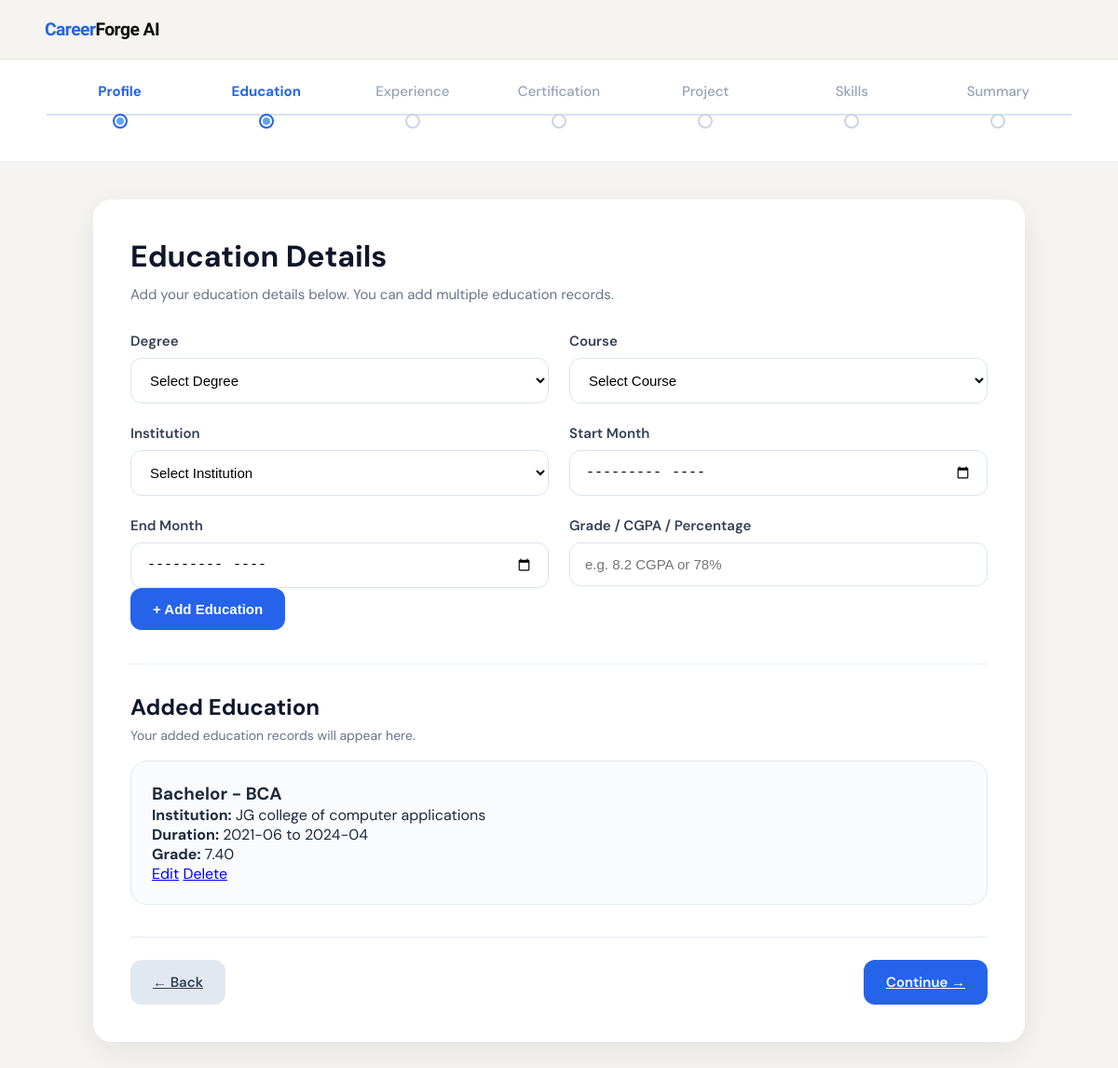
/education.html (signed in), run on an earlier commit of the app's database.
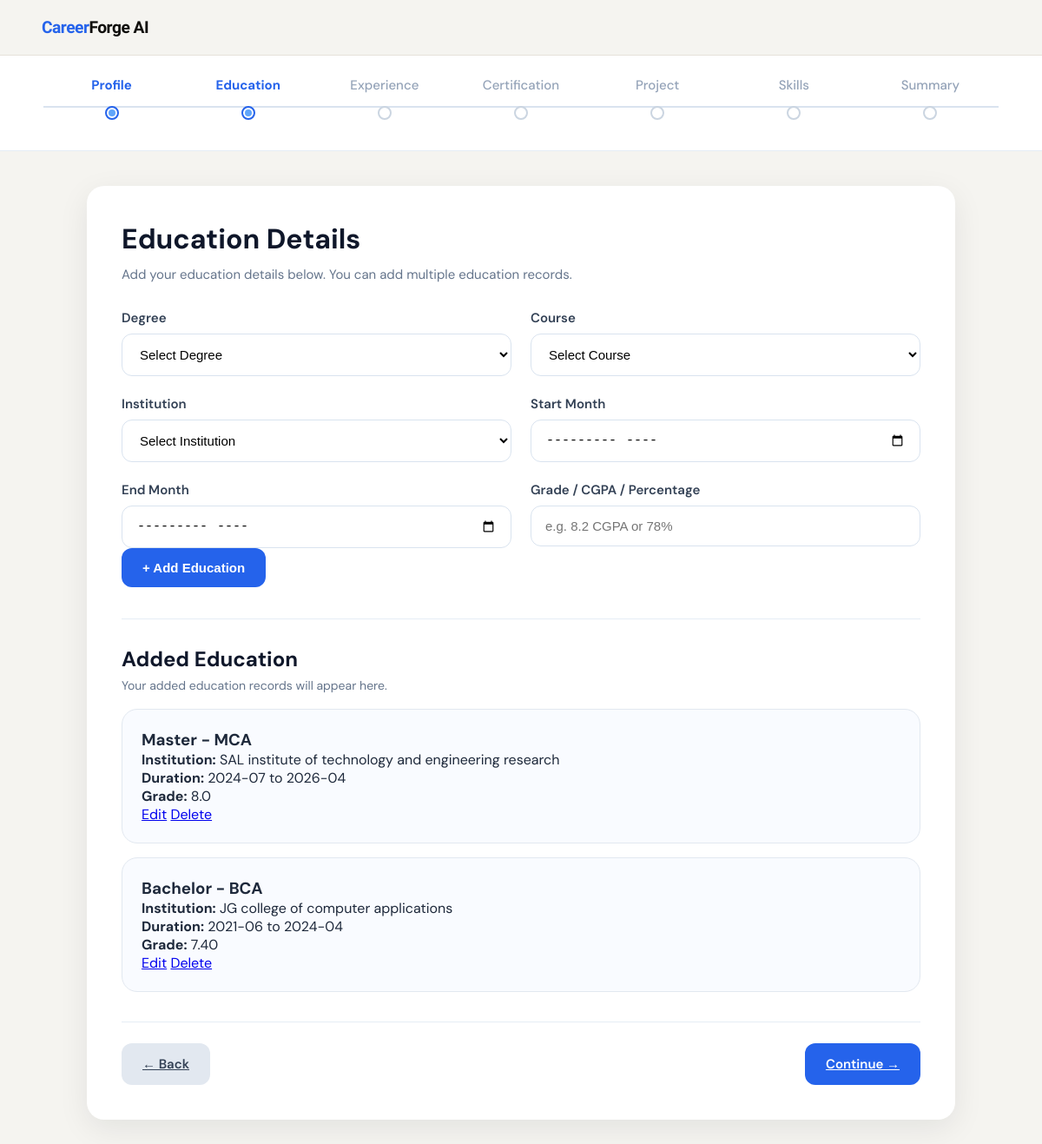
And on a later commit of the database.
### tables this page shows
CREATE TABLE education (
    id INTEGER PRIMARY KEY AUTOINCREMENT,
    user_id INTEGER NOT NULL,
    degree_id INTEGER,
    course_id INTEGER,
    institution_id INTEGER,
    location TEXT,
    start_month TEXT,
    end_month TEXT,
    grade TEXT, custom_degree TEXT, custom_course TEXT, custom_institution TEXT,
    FOREIGN KEY (user_id) REFERENCES users(id) ON DELETE CASCADE,
    FOREIGN KEY (degree_id) REFERENCES degree_master(id),
    FOREIGN KEY (course_id) REFERENCES course_master(id),
    FOREIGN KEY (institution_id) REFERENCES institute_master(id)
);

### main.py (the view)
@app.get("/education", response_class=HTMLResponse)
@app.get("/education_detail", response_class=HTMLResponse)
@app.get("/education.html", response_class=HTMLResponse)
def education_page(
    request: Request,
    edit_id: int | None = Query(None)
):
    user = require_login(request)
    if isinstance(user, RedirectResponse):
        return user
    education_list = get_education(user["id"])
    degree_list = get_degrees()
    course_list = get_all_courses()
    institution_list = get_all_institutes()
    edit_education = get_education_by_id(edit_id, user["id"]) if edit_id else None
    return templates.TemplateResponse(
        request,
        "education.html",
        {
            "request": request,
            "user": user,
            "education_list": education_list,
            "degree_list": degree_list,
            "course_list": course_list,
            "institution_list": institution_list,
            "edit_education": edit_education,
            "step": 2
        }
    )

### template/education.html (shortened to what the changed rows need)
<!DOCTYPE html>
<html lang="en">
<head>
    <link rel="stylesheet" href="/static/education.css">
</head>
<body>
    <div class="page-wrapper">
        <main class="main-section">
            <div class="education-card">
                <div class="card-header">
                    <h1>Education Details</h1>
                </div>
                <div class="saved-section">
                    <div class="saved-header">
                        <h2>Added Education</h2>
                    </div>
                    <div id="educationList" class="education-list">
                        {% if education_list and education_list|length > 0 %}
                            {% for education in education_list %}
                                <div class="education-item">
                                    <div class="education-item-top">
                                        <div>
                                            <h3>
                                                {{ education.degree_name }}
                                                {% if education.course_name %} - {{ education.course_name }}{% endif %}
                                            </h3>
                                            <p><strong>Institution:</strong> {{ education.institute_name }}</p>
                                            <p>
                                                <strong>Duration:</strong>
                                                {{ education.start_month }}
                                                {% if education.end_month %}
                                                    to {{ education.end_month }}
                                                {% else %}
                                                    to Present
                                                {% endif %}
                                            </p>
                                            {% if education.grade %}
                                                <p><strong>Grade:</strong> {{ education.grade }}</p>
                                            {% endif %}
                                        </div>
                                    </div>
                                    <div class="education-actions">
                                        <a href="/education_detail?edit_id={{ education.id }}" class="edit-btn">Edit</a>
                                        <a href="/education/delete/{{ education.id }}" class="delete-btn"
                                           onclick="return confirm('Are you sure you want to delete this education record?')">
                                            Delete
                                        </a>
                                    </div>
                                </div>
                            {% endfor %}
                        {% else %}
                            <div class="empty-state" id="emptyState">
                                <div class="empty-icon">🎓</div>
                                <h3>No education added yet</h3>
                                <p>Add your education details using the form above.</p>
                            </div>
                        {% endif %}
                    </div>
                </div>
            </div>
        </main>
    </div>
</body>
</html>

What changed in the data, as far as the page shows it:
added education: degree_name "Master", course_name "MCA", institute_name "SAL institute of technology and engineering research", start_month "2024-07", end_month "2026-04", grade "8.0"
